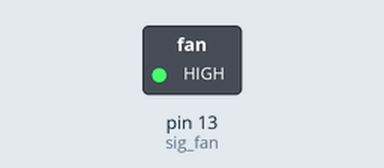
Simulated run of this sketch. Board: Arduino Uno, built with avr-gcc and run on an emulated ATmega328P. Parts: switched loads named in the sketch (green lamp = pin HIGH).

Above: at 5.0 s.
At 15.0 s:
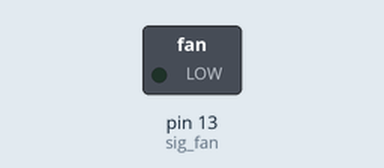
Timing chart, 0 to 26.0 s (numbered marks = the images above):
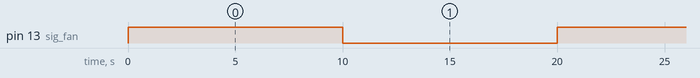

Measured:
- by itself, pin 13 (sig_fan): alternates HIGH for 10.0 s and LOW for 10.0 s

The sketch:

Fan.ino
```cpp
/*
 *
 * Only need to use +12v, GND and PWM pin of fan. Signal pin dont have to be used
 */

int sig_fan=13;
void setup() {
  // put your setup code here, to run once:
  pinMode(sig_fan,OUTPUT);
}

void loop() {
  // put your main code here, to run repeatedly:
  digitalWrite(sig_fan,HIGH);
  delay(10000); //duration to turn on the fan in milliseconds
  digitalWrite(sig_fan,LOW);
  delay(10000);

}
```
